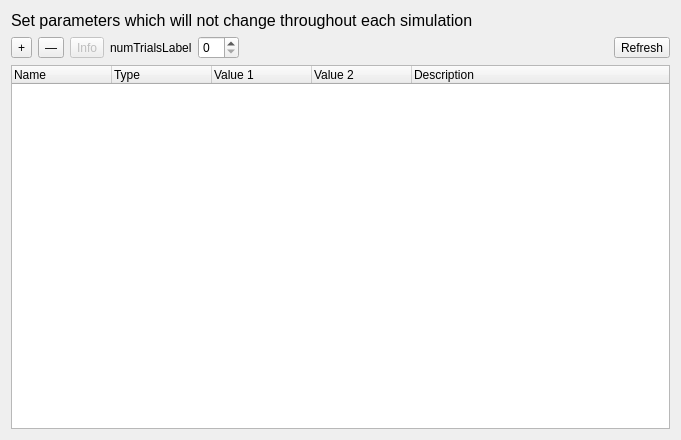
<?xml version="1.0" encoding="UTF-8"?>
<ui version="4.0">
 <class>PvarMenu</class>
 <widget class="QWidget" name="PvarMenu">
  <property name="geometry">
   <rect>
    <x>0</x>
    <y>0</y>
    <width>681</width>
    <height>440</height>
   </rect>
  </property>
  <property name="windowTitle">
   <string>Form</string>
  </property>
  <layout class="QVBoxLayout" name="mainLayout">
   <item>
    <widget class="QLabel" name="label">
     <property name="font">
      <font>
       <pointsize>12</pointsize>
      </font>
     </property>
     <property name="text">
      <string>Set parameters which will not change throughout each simulation</string>
     </property>
    </widget>
   </item>
   <item>
    <layout class="QHBoxLayout" name="horizontalLayout">
     <item>
      <widget class="QToolButton" name="addButton">
       <property name="text">
        <string>+</string>
       </property>
      </widget>
     </item>
     <item>
      <widget class="QToolButton" name="removeButton">
       <property name="text">
        <string>—</string>
       </property>
      </widget>
     </item>
     <item>
      <widget class="QToolButton" name="infoButton">
       <property name="enabled">
        <bool>false</bool>
       </property>
       <property name="text">
        <string>Info</string>
       </property>
      </widget>
     </item>
     <item>
      <widget class="QLabel" name="numTrialsLabel">
       <property name="text">
        <string>numTrialsLabel</string>
       </property>
      </widget>
     </item>
     <item>
      <widget class="QSpinBox" name="numTrialsSpinBox"/>
     </item>
     <item>
      <spacer name="horizontalSpacer">
       <property name="orientation">
        <enum>Qt::Horizontal</enum>
       </property>
       <property name="sizeHint" stdset="0">
        <size>
         <width>40</width>
         <height>20</height>
        </size>
       </property>
      </spacer>
     </item>
     <item>
      <widget class="QToolButton" name="refreshButton">
       <property name="text">
        <string>Refresh</string>
       </property>
      </widget>
     </item>
    </layout>
   </item>
   <item>
    <widget class="QTreeWidget" name="treeWidget">
     <property name="contextMenuPolicy">
      <enum>Qt::ActionsContextMenu</enum>
     </property>
     <property name="selectionMode">
      <enum>QAbstractItemView::ExtendedSelection</enum>
     </property>
     <column>
      <property name="text">
       <string>Name</string>
      </property>
     </column>
     <column>
      <property name="text">
       <string>Type</string>
      </property>
     </column>
     <column>
      <property name="text">
       <string>Value 1</string>
      </property>
     </column>
     <column>
      <property name="text">
       <string>Value 2</string>
      </property>
     </column>
     <column>
      <property name="text">
       <string>Description</string>
      </property>
     </column>
    </widget>
   </item>
  </layout>
  <action name="actionDelete">
   <property name="text">
    <string>Delete</string>
   </property>
  </action>
  <action name="actionShow_Cells">
   <property name="text">
    <string>Show Cells</string>
   </property>
  </action>
 </widget>
 <resources/>
 <connections>
  <connection>
   <sender>addButton</sender>
   <signal>clicked()</signal>
   <receiver>PvarMenu</receiver>
   <slot>on_addButton_triggered()</slot>
   <hints>
    <hint type="sourcelabel">
     <x>23</x>
     <y>20</y>
    </hint>
    <hint type="destinationlabel">
     <x>340</x>
     <y>219</y>
    </hint>
   </hints>
  </connection>
  <connection>
   <sender>refreshButton</sender>
   <signal>clicked()</signal>
   <receiver>PvarMenu</receiver>
   <slot>on_refreshButton_triggered()</slot>
   <hints>
    <hint type="sourcelabel">
     <x>639</x>
     <y>20</y>
    </hint>
    <hint type="destinationlabel">
     <x>340</x>
     <y>219</y>
    </hint>
   </hints>
  </connection>
  <connection>
   <sender>infoButton</sender>
   <signal>clicked()</signal>
   <receiver>PvarMenu</receiver>
   <slot>on_infoButton_triggered()</slot>
   <hints>
    <hint type="sourcelabel">
     <x>96</x>
     <y>20</y>
    </hint>
    <hint type="destinationlabel">
     <x>340</x>
     <y>219</y>
    </hint>
   </hints>
  </connection>
  <connection>
   <sender>removeButton</sender>
   <signal>clicked()</signal>
   <receiver>PvarMenu</receiver>
   <slot>on_removeButton_triggered()</slot>
   <hints>
    <hint type="sourcelabel">
     <x>56</x>
     <y>20</y>
    </hint>
    <hint type="destinationlabel">
     <x>340</x>
     <y>219</y>
    </hint>
   </hints>
  </connection>
 </connections>
</ui>
